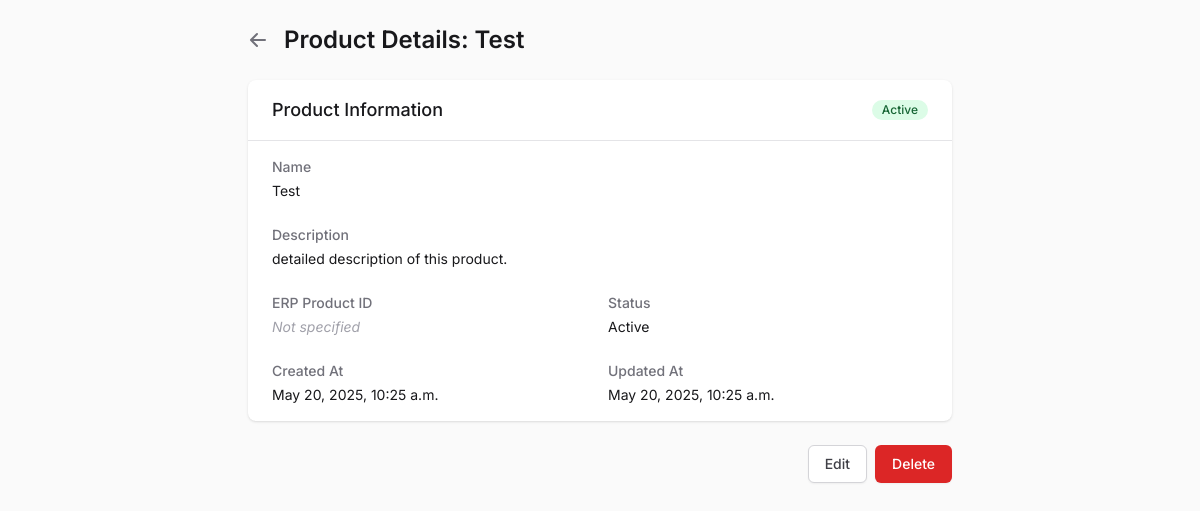
Screenshot of /scale/products/1/ (signed in) with the database file from the repository.
### scale/models.py (models this page shows, shortened)
class Product(models.Model):
    erp_product_id = models.CharField(max_length=100, blank=True)
    name = models.CharField(max_length=100)
    description = models.TextField(blank=True)
    is_active = models.BooleanField(default=False)
    created_at = models.DateTimeField(auto_now_add=True)
    updated_at = models.DateTimeField(auto_now=True)

### scale/views.py (the view)
# urls.py: path('products/<int:pk>/', views.product_detail, name='product_detail'),
@login_required
@user_passes_test(is_admin)
def product_detail(request, pk):
    product = get_object_or_404(Product, pk=pk)
    return render(request, 'scale/product_detail.html', {'product': product})

### users/views.py (called while the page is built)
def is_admin(user):
    return user.is_authenticated and user.role == 'admin' or user.is_superuser

### scale/templates/scale/product_detail.html (shortened to what this page needs)
<!DOCTYPE html>
<html>
<head>
    <script src="https://cdn.tailwindcss.com"></script>
</head>
<body class="bg-zinc-50 min-h-screen">
    <div class="max-w-3xl mx-auto py-6 px-4 sm:px-6 lg:px-8">
        <div class="flex items-center mb-6">
            <a href="{% url 'scale:product_list' %}" class="mr-4 text-zinc-500 hover:text-zinc-700">
                <svg xmlns="http://www.w3.org/2000/svg" class="h-5 w-5" viewBox="0 0 20 20" fill="currentColor">
                    <path fill-rule="evenodd" d="M9.707 16.707a1 1 0 01-1.414 0l-6-6a1 1 0 010-1.414l6-6a1 1 0 011.414 1.414L5.414 9H17a1 1 0 110 2H5.414l4.293 4.293a1 1 0 010 1.414z" clip-rule="evenodd" />
                </svg>
            </a>
            <h1 class="text-2xl font-semibold text-zinc-900">Product Details: {{ product.name }}</h1>
        </div>
        <div class="bg-white shadow rounded-lg overflow-hidden mb-6">
            <div class="border-b border-zinc-200 px-6 py-4 flex justify-between items-center">
                <h2 class="text-lg font-medium text-zinc-900">Product Information</h2>
                <div class="inline-flex items-center space-x-2">
                    <span class="inline-flex items-center px-2.5 py-0.5 rounded-full text-xs font-medium {% if product.is_active %}bg-green-100 text-green-800{% else %}bg-red-100 text-red-800{% endif %}">
                        {{ product.is_active|yesno:"Active,Inactive" }}
                    </span>
                </div>
            </div>
            <div class="px-6 py-4">
                <dl class="grid grid-cols-1 md:grid-cols-2 gap-x-4 gap-y-6">
                    <div class="col-span-2">
                        <dt class="text-sm font-medium text-zinc-500">Name</dt>
                        <dd class="mt-1 text-sm text-zinc-900">{{ product.name }}</dd>
                    </div>
                    <div class="col-span-2">
                        <dt class="text-sm font-medium text-zinc-500">Description</dt>
                        <dd class="mt-1 text-sm text-zinc-900">
                            {% if product.description %}
                                {{ product.description|linebreaks }}
                            {% else %}
                                <span class="text-zinc-400 italic">No description provided</span>
                            {% endif %}
                        </dd>
                    </div>
                    <div>
                        <dt class="text-sm font-medium text-zinc-500">ERP Product ID</dt>
                        <dd class="mt-1 text-sm text-zinc-900">
                            {% if product.erp_product_id %}
                                {{ product.erp_product_id }}
                            {% else %}
                                <span class="text-zinc-400 italic">Not specified</span>
                            {% endif %}
                        </dd>
                    </div>
                    <div>
                        <dt class="text-sm font-medium text-zinc-500">Status</dt>
                        <dd class="mt-1 text-sm text-zinc-900">{{ product.is_active|yesno:"Active,Inactive" }}</dd>
                    </div>
                    <div>
                        <dt class="text-sm font-medium text-zinc-500">Created At</dt>
                        <dd class="mt-1 text-sm text-zinc-900">{{ product.created_at }}</dd>
                    </div>
                    <div>
                        <dt class="text-sm font-medium text-zinc-500">Updated At</dt>
                        <dd class="mt-1 text-sm text-zinc-900">{{ product.updated_at }}</dd>
                    </div>
                </dl>
            </div>
        </div>
        <div class="flex justify-end space-x-2">
            <a href="{% url 'scale:product_edit' product.id %}" class="inline-flex justify-center rounded-md border border-zinc-300 bg-white py-2 px-4 text-sm font-medium text-zinc-700 shadow-sm hover:bg-zinc-50 focus:outline-none focus:ring-2 focus:ring-blue-500 focus:ring-offset-2">
                Edit
            </a>
            <a href="{% url 'scale:product_delete' product.id %}" class="inline-flex justify-center rounded-md border border-transparent bg-red-600 py-2 px-4 text-sm font-medium text-white shadow-sm hover:bg-red-700 focus:outline-none focus:ring-2 focus:ring-red-500 focus:ring-offset-2" onclick="return confirm('Are you sure you want to delete this product?')">
                Delete
            </a>
        </div>
    </div>
</body>
</html>

### rows the page displays
Product: name "Test", is_active "Active", description "detailed description of this product.", created_at "May 20, 2025, 10:25 a.m.", updated_at "May 20, 2025, 10:25 a.m."
